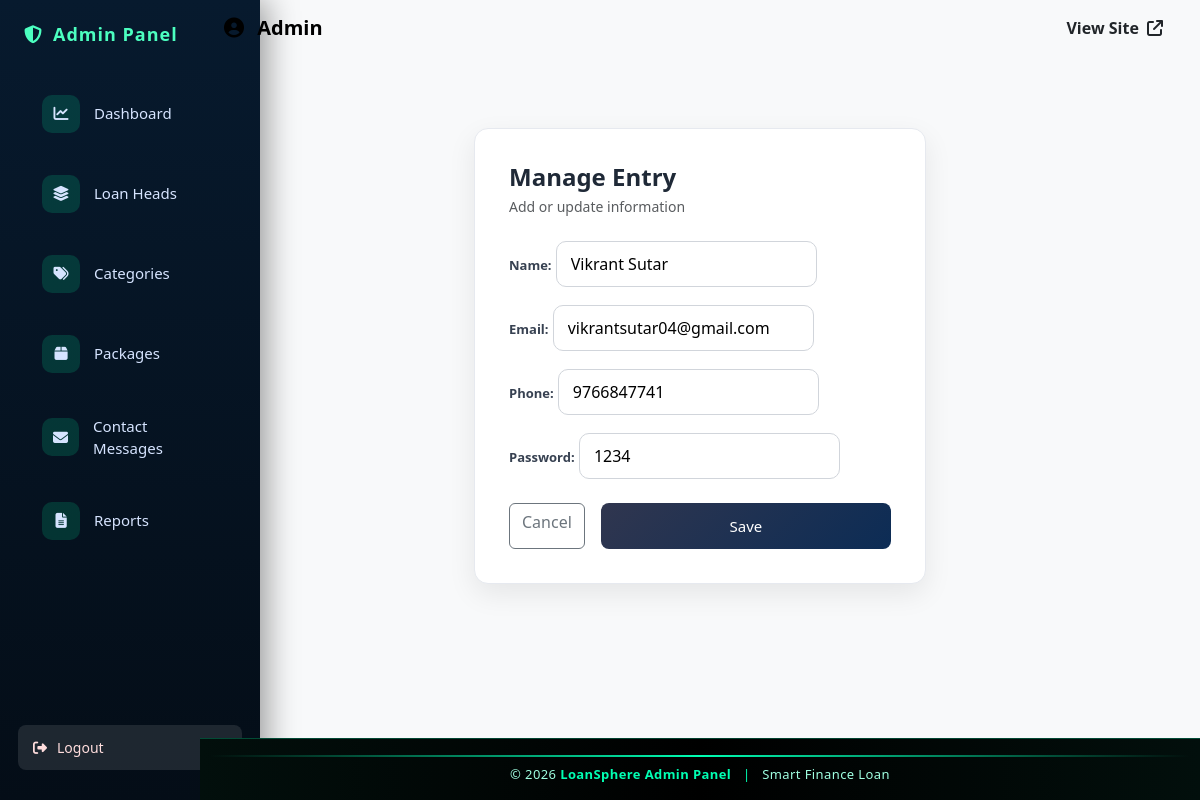
The page /admin-panel/loan-heads/edit/13/ on the database its author committed.
### admin_panel/models.py (models this page shows, shortened)
class LoanHead(models.Model):
    name = models.CharField(max_length=150)
    email = models.EmailField(unique=True, null=True, blank=True)
    phone = models.CharField(max_length=15)
    password = models.CharField(max_length=100)
    created_at = models.DateTimeField(auto_now_add=True)

### admin_panel/views.py (the view)
# urls.py: path("loan-heads/edit/<int:pk>/", views.loan_head_edit, name="loan_head_edit"),
def loan_head_edit(request, pk):
    head = get_object_or_404(LoanHead, pk=pk)
    form = LoanHeadForm(request.POST or None, instance=head)
    if form.is_valid():
        form.save()
        return redirect("admin_panel:loan_head_list")
    return render(request, "admin_panel/loan_head_form.html", {"form": form})

### admin_panel/forms.py
class LoanHeadForm(forms.ModelForm):
    class Meta:
        model = LoanHead
        fields = ['name', 'email', 'phone', 'password']

### admin_panel/templates/admin_panel/loan_head_form.html (shortened to what this page needs)
{% extends "admin_panel/base_admin.html" %}
{% load static %}
{% block content %}
<div class="container py-5">
    <div class="row justify-content-center">
        <div class="col-lg-6 col-md-8">
            <div class="simple-admin-card">
                <div class="simple-header mb-4">
                    <h4 class="fw-bold mb-1">Manage Entry</h4>
                    <p class="text-muted small">Add or update information</p>
                </div>
                <form method="post" novalidate>
                    <div class="simple-fields">
                        {{ form.as_p }}
                    </div>
                    <div class="d-flex justify-content-end gap-3 mt-4">
                        <a href="javascript:history.back()"
                           class="btn btn-outline-secondary">
                            Cancel
                        </a>
                        <button type="submit"
                                class="btn btn-primary px-4">
                            Save
                        </button>
                    </div>
                </form>
            </div>
        </div>
    </div>
</div>
{% endblock %}

### static/css/admin.css (style rules this page uses)
.simple-admin-card { background: #ffffff; border-radius: 14px; padding: 34px; border: 1px solid #e6e9ef; box-shadow: 0 10px 28px rgba(0,0,0,.08); }
.simple-header h4 { color: #1f2937; }
.simple-header p { margin: 0; }
.simple-fields p { margin-bottom: 18px; }
.simple-fields label { font-weight: 600; font-size: 13px; color: #374151; }
.simple-fields input, .simple-fields select, .simple-fields textarea { border-radius: 10px; padding: 10px 14px; border: 1px solid #d1d5db; }
* { margin:0; padding:0; box-sizing:border-box; }
body { background:#040d17; font-family: 'Segoe UI', sans-serif; }
.btn-primary { width:100%; background:linear-gradient(135deg,#30364F,#0C2C55); border:none; padding:12px; border-radius:8px; color:white; font-size:15px; cursor:pointer; transition:0.3s; }
html, body { height: 100%; overflow-y: auto; }

### rows shown on the page
LoanHead: name "Vikrant Sutar", email "vikrantsutar04@gmail.com", phone "9766847741", password "1234"

### other values the page prints
{{ year|default:2026 }} "2026"
